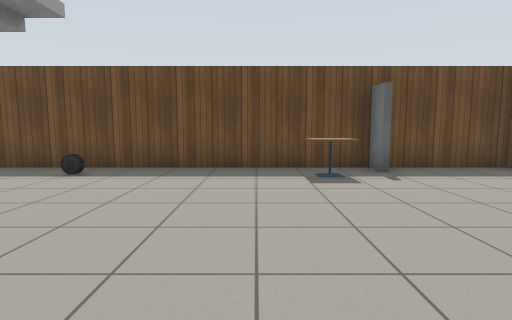
view 1 (above)

15 first-person views from a walk through a Gazebo world. The camera is 1 m above the floor, tilts 6° down and sees 80° across. The floor is counted in squares, 1 m on a side. Each view is taken from the middle of a square. On the plan, view 1 faces up. The plan holds only what a view shows up to about 12 squares ahead; the rest is blank. Simple patterns stand in for the simulator's built-in surfaces.

view 2
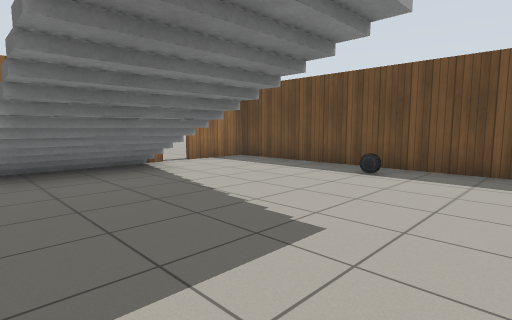

view 3
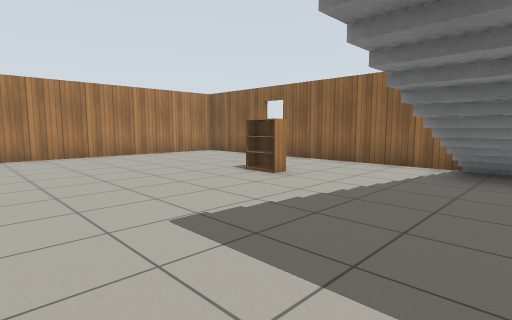

view 4
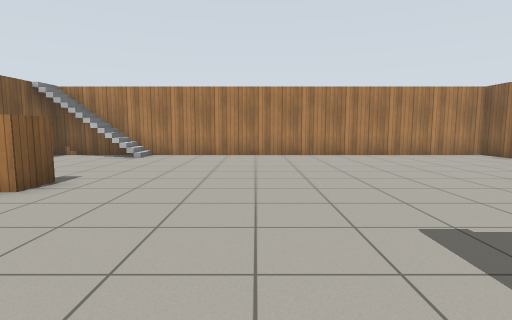

view 5
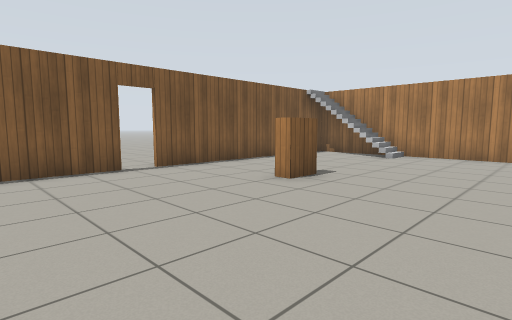

view 6
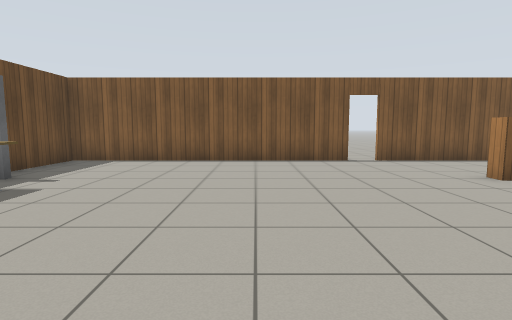

view 7
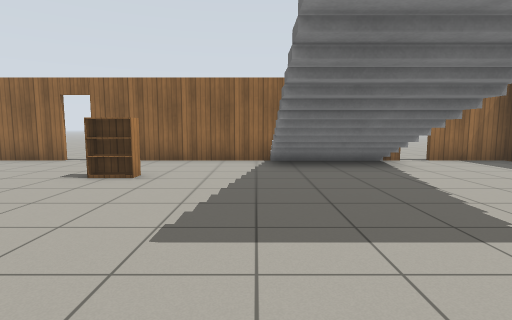

view 8
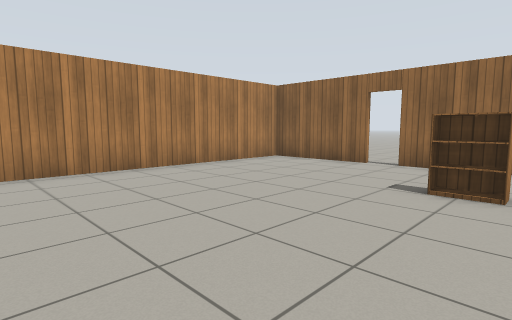

view 9
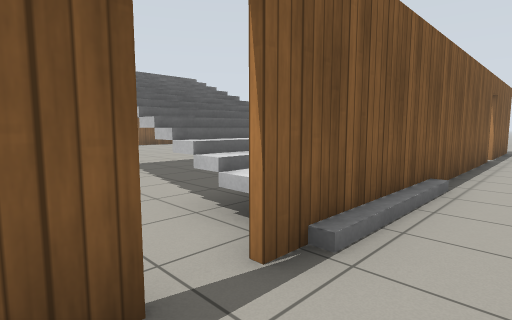

view 10
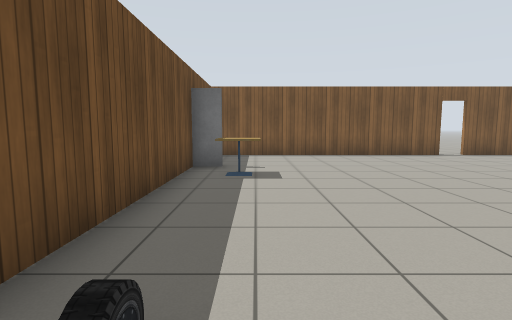

view 11
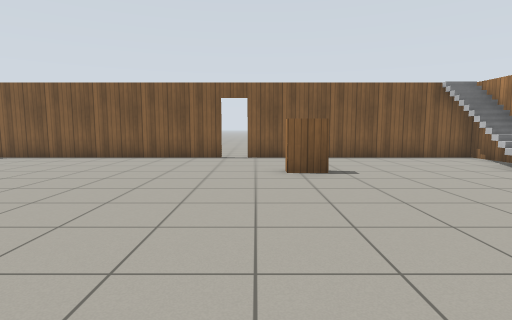

view 12
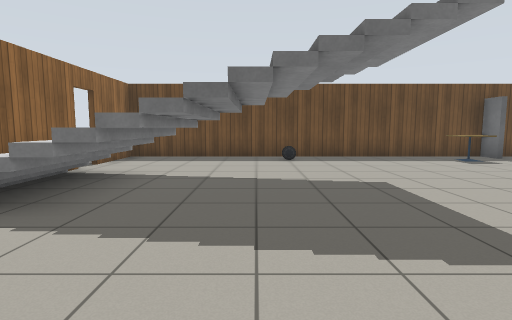

view 13
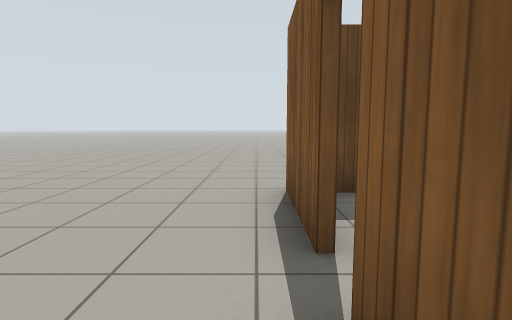

view 14
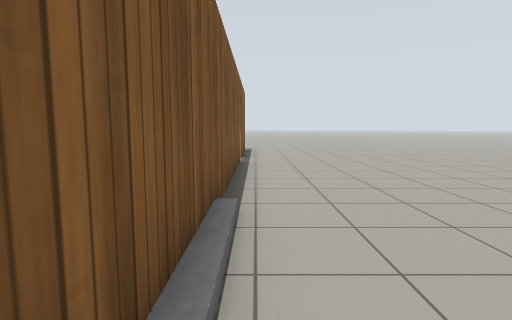

view 15
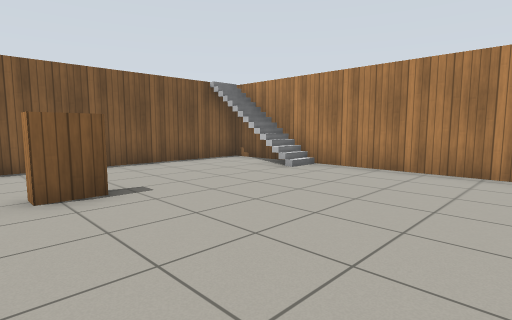

### Floor plan
Points are (right, up) in squares from view 1. A wall is a line through its corners. A room is listed if a view was taken in it or the views show most of it. See-through windows are left out.
Room 1 (views 1, 2, 3, 4, 5, 6, 7, 8, 9, 10, 11, 12, 13, 14, 15)
walls: (-9.4, 0.4) (-9.4, -5.1); (6.3, -0.9) (6.3, 7.6) (3.3, 7.6); (2.9, 7.6) (-9.4, 7.6) (-9.4, 5.2); (-9.5, 5.2) (-9.5, 7.9); (-9.4, -5.9) (-9.4, -9.3) (6.3, -9.3) (6.3, -1.6)
ways out: opening at (-11, 1); opening at (-11, 9); open door at (-9.5, -5.5); open door at (-9.5, 5); gap at (6, -1.5)
objects: grey box (-9, 1); grey box (-9, 2) to (-9, 3); grey box (-9, 4); grey box (-8, 1) to (-8, 4); grey box (-7, 1) to (-7, 4); bookshelf (-6, -3); grey box (-6, 1) to (-6, 4); grey box (-5, 1) to (-5, 4); grey box (-4, 1) to (-4, 4); car (-4, 7); cafe table (1, 6) to (2, 7); bookshelf (3, -3); door leaf (3, 7); stairs (6, -8)

Positions as (right, up) in squares from view 1, and headings:
1: (0, 0), facing up
2: (-1, 0), facing up-left
3: (-1, 2), facing down-left
4: (-1, 2), facing down
5: (-1, 2), facing down-right
6: (-3, 2), facing right
7: (0, 0), facing left
8: (-1, -2), facing down-left
9: (-11, 6), facing down-right
10: (-5, 6), facing right
11: (-4, -2), facing right
12: (-5, -3), facing up
13: (-10, 3), facing up
14: (-10, 4), facing down
15: (-2, -2), facing down-right
